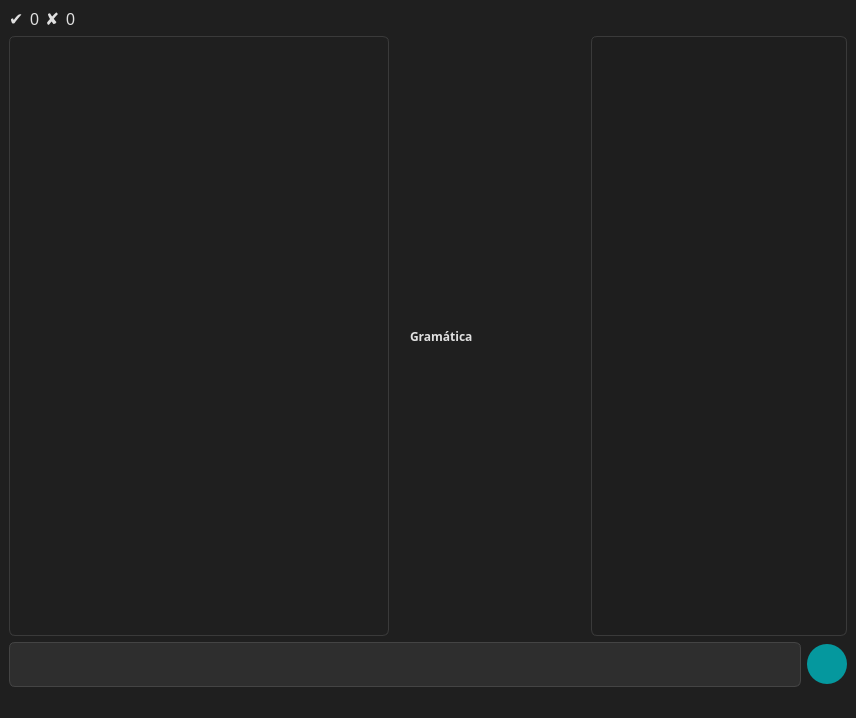
<?xml version="1.0" encoding="UTF-8"?>
<ui version="4.0">
 <class>SLRTutorWindow</class>
 <widget class="QMainWindow" name="SLRTutorWindow">
  <property name="geometry">
   <rect>
    <x>0</x>
    <y>0</y>
    <width>856</width>
    <height>718</height>
   </rect>
  </property>
  <property name="windowTitle">
   <string>SLR1</string>
  </property>
  <property name="windowIcon">
   <iconset resource="resources.qrc">
    <normaloff>:/resources/syntaxtutor.png</normaloff>:/resources/syntaxtutor.png</iconset>
  </property>
  <property name="styleSheet">
   <string notr="true">  background-color: #1F1F1F;
    color: #E0E0E0;</string>
  </property>
  <widget class="QWidget" name="centralwidget">
   <layout class="QVBoxLayout" name="verticalLayout">
    <item>
     <layout class="QHBoxLayout" name="horizontalLayout_3">
      <item>
       <widget class="QLabel" name="tick">
        <property name="sizePolicy">
         <sizepolicy hsizetype="Minimum" vsizetype="Preferred">
          <horstretch>0</horstretch>
          <verstretch>0</verstretch>
         </sizepolicy>
        </property>
        <property name="font">
         <font>
          <pointsize>13</pointsize>
         </font>
        </property>
        <property name="text">
         <string>✔</string>
        </property>
       </widget>
      </item>
      <item>
       <widget class="QLabel" name="cntRight">
        <property name="sizePolicy">
         <sizepolicy hsizetype="Minimum" vsizetype="Preferred">
          <horstretch>0</horstretch>
          <verstretch>0</verstretch>
         </sizepolicy>
        </property>
        <property name="font">
         <font>
          <pointsize>12</pointsize>
         </font>
        </property>
        <property name="toolTip">
         <string>Respuestas correctas</string>
        </property>
        <property name="text">
         <string>0</string>
        </property>
       </widget>
      </item>
      <item>
       <widget class="QLabel" name="cross">
        <property name="sizePolicy">
         <sizepolicy hsizetype="Minimum" vsizetype="Preferred">
          <horstretch>0</horstretch>
          <verstretch>0</verstretch>
         </sizepolicy>
        </property>
        <property name="font">
         <font>
          <pointsize>13</pointsize>
         </font>
        </property>
        <property name="text">
         <string>✘</string>
        </property>
       </widget>
      </item>
      <item>
       <widget class="QLabel" name="cntWrong">
        <property name="sizePolicy">
         <sizepolicy hsizetype="Minimum" vsizetype="Preferred">
          <horstretch>0</horstretch>
          <verstretch>0</verstretch>
         </sizepolicy>
        </property>
        <property name="font">
         <font>
          <pointsize>12</pointsize>
         </font>
        </property>
        <property name="toolTip">
         <string>Respuestas incorrectas</string>
        </property>
        <property name="text">
         <string>0</string>
        </property>
       </widget>
      </item>
      <item>
       <spacer name="horizontalSpacer">
        <property name="orientation">
         <enum>Qt::Orientation::Horizontal</enum>
        </property>
        <property name="sizeType">
         <enum>QSizePolicy::Policy::Expanding</enum>
        </property>
        <property name="sizeHint" stdset="0">
         <size>
          <width>40</width>
          <height>20</height>
         </size>
        </property>
       </spacer>
      </item>
     </layout>
    </item>
    <item>
     <layout class="QHBoxLayout" name="horizontalLayout_2">
      <item>
       <widget class="QListWidget" name="listWidget">
        <property name="sizePolicy">
         <sizepolicy hsizetype="Expanding" vsizetype="Expanding">
          <horstretch>4</horstretch>
          <verstretch>0</verstretch>
         </sizepolicy>
        </property>
        <property name="styleSheet">
         <string notr="true"> QListWidget {
        border: 1px solid #3a3a3a;
        border-radius: 6px;
        background-color: transparent;
    }

    QListWidget::viewport {
        background-color: transparent;
    }
   QScrollBar:vertical {
        background: #1e1e1e;
        width: 10px;
        margin: 2px 0 2px 0;
        border-radius: 5px;
    }

    QScrollBar::handle:vertical {
        background: #5c5c5c;
        min-height: 20px;
        border-radius: 5px;
    }

    QScrollBar::handle:vertical:hover {
        background: #777;
    }

    QScrollBar::add-line:vertical, QScrollBar::sub-line:vertical {
        height: 0px;
        background: none;
    }

    QScrollBar::add-page:vertical, QScrollBar::sub-page:vertical {
        background: none;
    }</string>
        </property>
       </widget>
      </item>
      <item>
       <widget class="QLabel" name="gr">
        <property name="sizePolicy">
         <sizepolicy hsizetype="Expanding" vsizetype="Expanding">
          <horstretch>2</horstretch>
          <verstretch>0</verstretch>
         </sizepolicy>
        </property>
        <property name="font">
         <font>
          <family>JetBrainsMonoNL Nerd Font Propo</family>
          <bold>true</bold>
         </font>
        </property>
        <property name="styleSheet">
         <string notr="true">    padding: 12px;
    border-radius: 6px;</string>
        </property>
        <property name="text">
         <string>Gramática</string>
        </property>
        <property name="textInteractionFlags">
         <set>Qt::TextInteractionFlag::NoTextInteraction</set>
        </property>
       </widget>
      </item>
      <item>
       <widget class="QTextEdit" name="textEdit">
        <property name="styleSheet">
         <string notr="true">QTextEdit {
background-color: #1e1e1e;
color: #ffffff;
border: 1px solid #3a3a3a;
border-radius: 6px;
padding: 8px;
selection-background-color: #44475a;
selection-color: #ffffff;
font-family: Noto Sans
}
  QScrollBar:vertical {
        background: #1e1e1e;
        width: 10px;
        margin: 2px 0 2px 0;
        border-radius: 5px;
    }

    QScrollBar::handle:vertical {
        background: #5c5c5c;
        min-height: 20px;
        border-radius: 5px;
    }

    QScrollBar::handle:vertical:hover {
        background: #777;
    }

    QScrollBar::add-line:vertical, QScrollBar::sub-line:vertical {
        height: 0px;
        background: none;
    }

    QScrollBar::add-page:vertical, QScrollBar::sub-page:vertical {
        background: none;
    }</string>
        </property>
        <property name="readOnly">
         <bool>true</bool>
        </property>
       </widget>
      </item>
     </layout>
    </item>
    <item>
     <layout class="QHBoxLayout" name="horizontalLayout">
      <item>
       <widget class="CustomTextEdit" name="userResponse">
        <property name="sizePolicy">
         <sizepolicy hsizetype="Preferred" vsizetype="Fixed">
          <horstretch>0</horstretch>
          <verstretch>0</verstretch>
         </sizepolicy>
        </property>
        <property name="minimumSize">
         <size>
          <width>0</width>
          <height>45</height>
         </size>
        </property>
        <property name="maximumSize">
         <size>
          <width>16777215</width>
          <height>100</height>
         </size>
        </property>
        <property name="styleSheet">
         <string notr="true">QTextEdit {
	background-color: #2E2E2E;
	color: #E0E0E0;
	border: 1px solid #444;
	border-radius: 6px;
	padding: 6px 10px;
	font-size: 16px;
}

QTextEdit:focus {
		border-bottom: 2px solid #00ADB5;
}</string>
        </property>
       </widget>
      </item>
      <item>
       <widget class="QPushButton" name="confirmButton">
        <property name="cursor">
         <cursorShape>PointingHandCursor</cursorShape>
        </property>
        <property name="styleSheet">
         <string notr="true">QPushButton {
background-color: rgba(0, 173, 181, 0.85);    
border: none;
    border-radius: 20px; /* La mitad de width/height para que sea redondo */
    min-width: 40px;
    min-height: 40px;
    max-width: 40px;
    max-height: 40px;
    padding: 0px;
    icon-size: 24px 24px; /* Asegúrate de ajustar esto en C++ también si no reacciona */
}

QPushButton:hover {
    background-color: #00C8D6;
}

QPushButton:pressed {
    background-color: #009AA3;
}

QPushButton:disabled {
    background-color: #888888;
    color: #dddddd;
}</string>
        </property>
        <property name="text">
         <string/>
        </property>
       </widget>
      </item>
     </layout>
    </item>
   </layout>
  </widget>
  <widget class="QMenuBar" name="menubar">
   <property name="geometry">
    <rect>
     <x>0</x>
     <y>0</y>
     <width>856</width>
     <height>23</height>
    </rect>
   </property>
  </widget>
  <widget class="QStatusBar" name="statusbar"/>
 </widget>
 <customwidgets>
  <customwidget>
   <class>CustomTextEdit</class>
   <extends>QTextEdit</extends>
   <header>customtextedit.h</header>
  </customwidget>
 </customwidgets>
 <resources>
  <include location="resources.qrc"/>
 </resources>
 <connections/>
</ui>
